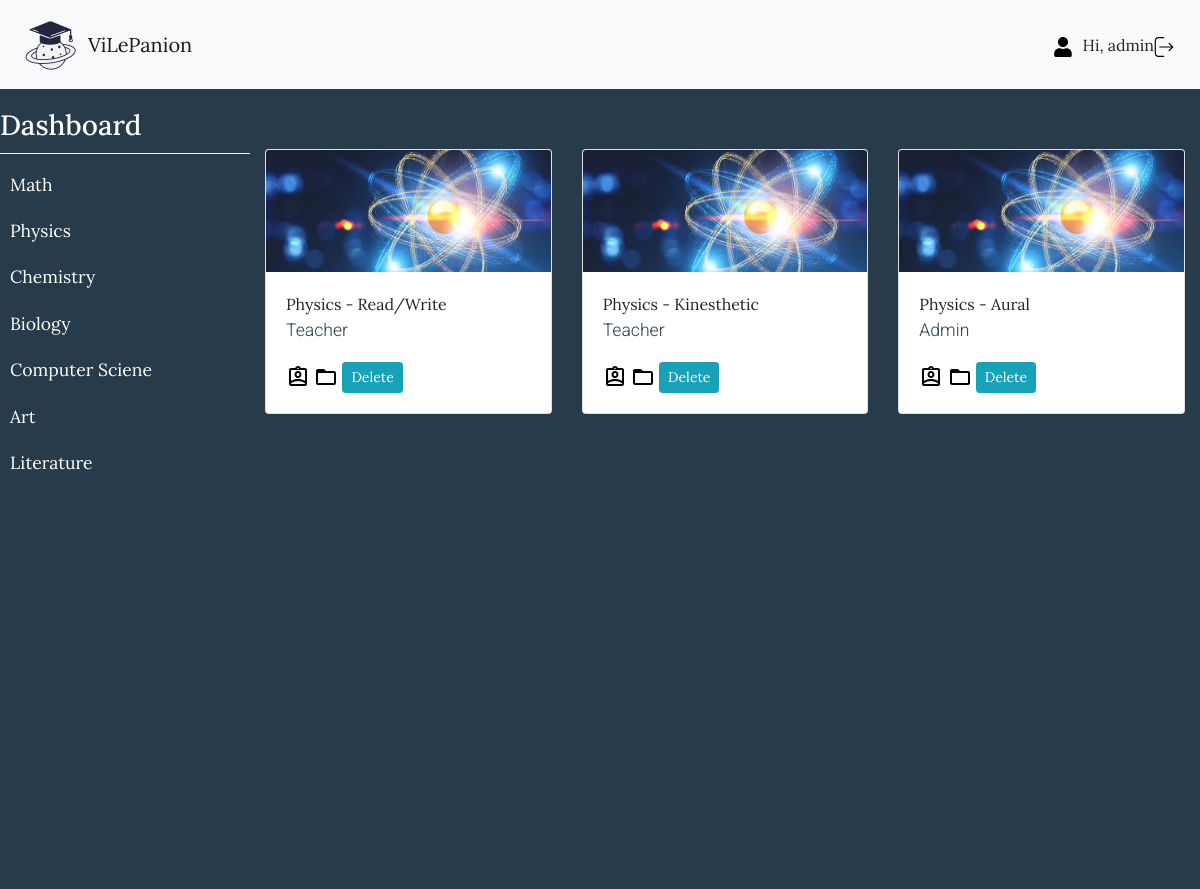
Screenshot of /material.php?subjectid=1 (signed in) with the database file from the repository.
### tables this page shows
CREATE TABLE `subjects` (
  `subjectid` int(11) NOT NULL,
  `subjectname` varchar(250) NOT NULL,
  `subjectimg` varchar(250) DEFAULT NULL
);

CREATE TABLE `material` (
  `subjectid` int(11) NOT NULL,
  `materialid` text DEFAULT NULL,
  `materialtype` varchar(250) DEFAULT NULL,
  `authorid` int(11) NOT NULL
);

CREATE TABLE `account` (
  `accountid` int(11) NOT NULL,
  `username` varchar(250) DEFAULT NULL,
  `pwd` varchar(250) DEFAULT NULL,
  `name` varchar(250) DEFAULT NULL,
  `email` varchar(250) DEFAULT NULL,
  `avatar` varchar(250) DEFAULT NULL,
  `activated` int(5) DEFAULT 0
);

### material.php (the view, shortened to what this page needs)
<?php
    require("connection.php");
    $hidden = '';
    if ($_SESSION["activecode"] == 2){
            $hidden = 'hidden';
        } else {
            $hidden = '';
        }
    ?>
<!DOCTYPE html>
<html lang="en">
<head>
    <link rel="stylesheet" href="https://maxcdn.bootstrapcdn.com/bootstrap/4.5.2/css/bootstrap.min.css">
    <link rel="stylesheet" href="path/to/font-awesome/css/font-awesome.min.css">
    <link rel="stylesheet" href="./css/style.css">
</head>
<body>
<nav class="navbar navbar-expand-lg navbar-light bg-light">
    <img src="./img/logo.png">
    <a class="navbar-brand" href="dashboard.php">ViLePanion</a>
    <div class="collapse navbar-collapse" id="collapsibleNavbar">
        <ul class="navbar-nav ml-auto">
            <li class="nav-item active">
                <li><img src="./img/user.svg" alt="" class="icon"> </li>
                <li class="ml-auto"> Hi, <?php echo $_SESSION['user']; ?></li>
            </li>
            <li class="nav-item active">
                <a href="logout.php">
                    <img src="./img/logout.svg" alt="" class="icon">
                </a>
            </li>
        </ul>
    </div>
</nav>
<div class="wrapper">
    <nav id="sidebar">
        <ul class="list-unstyled components">
            <h3>Dashboard</h3>
            <?php
                $sql_list = "SELECT * FROM subjects";
                $result_list = mysqli_query($conn,$sql_list);
                while ($row_list = $result_list -> fetch_assoc()){
                    $subjectid = $row_list["subjectid"];
                    $subjectname = $row_list["subjectname"];
            ?>
                <li>
                    <a href="material.php?subjectid=<?php echo $subjectid?>"><?php echo $subjectname?></a>
                </li>
            <?php } ?>
        </ul>
    </nav>
    <div class="container" style="margin-top: 60px">
        <div class="row">
            <?php
                require("connection.php");
                $subjectid = $_GET["subjectid"];
                $sql_list = "SELECT * FROM material WHERE subjectid = '$subjectid'";
                $result_list = mysqli_query($conn,$sql_list);
                while ($row_list = $result_list -> fetch_assoc())
                {
                    $materialid = $row_list["materialid"];
                    $materialtype = $row_list["materialtype"];
                    $authorid = $row_list["authorid"];
                    $sql_accountid1 = "SELECT name FROM account WHERE accountid = '$authorid'";
                    $result3 = mysqli_query($conn,$sql_accountid1);
                    $row3 = $result3->fetch_assoc();
                    $authorname = $row3["name"];
                    $sql_subjectname = "SELECT subjectname, subjectimg FROM subjects WHERE subjectid = '$subjectid'";
                    $result4 = mysqli_query($conn,$sql_subjectname);
                    $row4 = $result4->fetch_assoc();
                    $subjectname = $row4["subjectname"];
                    $content = $row4["subjectimg"];
            ?>
                <div class="col-lg-4 col-md-6 mb-4">
                    <div class="card">
                        <img src="<?php echo $content ?>" class="card-img-top" alt="...">
                        <div class="card-body">
                            <a href="detail_material.php?subjectid=<?php echo $subjectid ?>&materialid=<?php echo $materialid?>"><?php echo $subjectname. " - " . $materialtype ?></a>
                            <p class="card-text"><?php echo $authorname ?></p>
                            <span jsslot="" class="XuQwKc"><span class="GmuOkf"></span></span>
                            <span jsslot="" class="XuQwKc"><span class="GmuOkf"><svg focusable="false" width="24" height="24" viewBox="0 0 24 24" class=" NMm5M"><path d="M20 6h-8l-2-2H4c-1.1 0-1.99.9-1.99 2L2 18c0 1.1.9 2 2 2h16c1.1 0 2-.9 2-2V8c0-1.1-.9-2-2-2zm0 12H4V8h16v10z"></path></svg></span></span>
            <?php
                if ($_SESSION["activecode"] == 0){
            ?>
                            <a href="delete_material.php?materialid=<?php echo $materialid ?>" class="btn btn-info btn-sm">Delete</a>
                <?php } else if (($_SESSION["activecode"] != 0)) {
                ?>
                            <a href="delete_material.php?materialid=<?php echo $materialid ?>" class="btn btn-info btn-sm" <?php echo $hidden ?>>Delete</a>
                    <?php } ?>
                        </div>
                    </div>
                </div>
            <?php } ?>
        </div>
    </div>
</div>
</body>
</html>

### css/style.css (style rules this page uses)
body { font-family: 'Lora', sans-serif; background: #273B4A; }
p { font-family: 'Roboto', sans-serif; font-size: 1.1em; font-weight: 300; line-height: 1.7em; color: #273B4A; }
a, a:hover, a:focus { color: inherit; text-decoration: none; transition: all 0.3s; }
#sidebar { background: #273B4A; color: #fff; transition: all 0.3s; }
#sidebar ul.components { padding: 20px 0; border-bottom: 1px solid #273B4A; }
#sidebar ul li a { padding: 10px; font-size: 1.1em; display: block; }
.wrapper { display: flex; align-items: stretch; }
#sidebar { min-width: 250px; max-width: 250px; min-height: 100vh; }
h3 { border: 0 solid #efefef; border-bottom-width: 1px; padding-bottom: 10px; }
.icon { width: 20px; height: 20px; margin: 0 10px 0 0; }

### rows the page displays
subjects: subjectname "Math"
subjects: subjectname "Physics"
subjects: subjectname "Chemistry"
subjects: subjectname "Biology"
subjects: subjectname "Computer Sciene"
subjects: subjectname "Art"
subjects: subjectname "Literature"
material: subjectid.subjectimg (picture), subjectid.subjectname "Physics", materialtype "Read/Write", authorid.name "Teacher"
material: subjectid.subjectimg (picture), subjectid.subjectname "Physics", materialtype "Kinesthetic", authorid.name "Teacher"
material: subjectid.subjectimg (picture), subjectid.subjectname "Physics", materialtype "Aural", authorid.name "Admin"

### other values shown
$_SESSION['user'] "admin"
